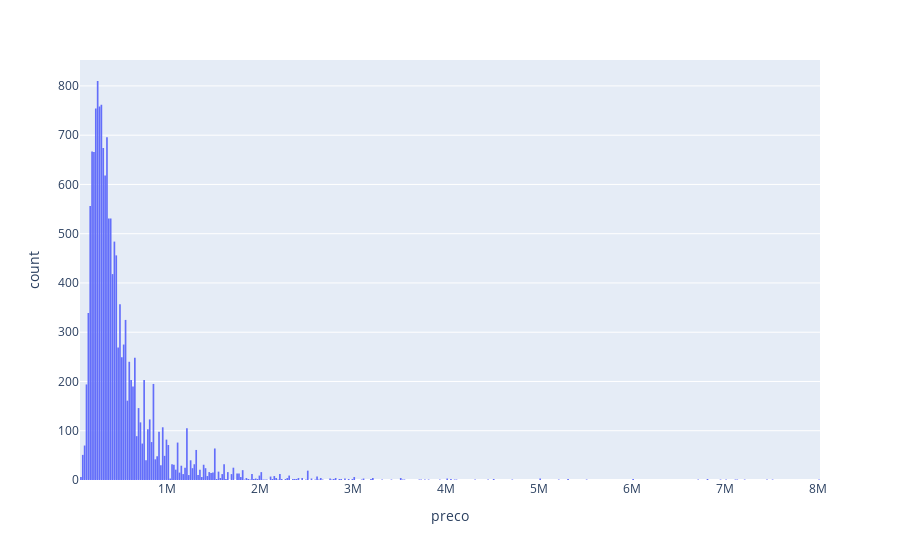

Here is the notebook cell this chart was saved with:
### Code cell
fig = px.histogram(
    base_original,
    x=coluna_analise,
    nbins=400
)

fig.update_layout(bargap=0.1) 
fig.show()

### Figure 1 — Plotly figure (JSON) as saved in the notebook; plotly's stock layout.template omitted (floating-point values rounded to 4 significant figures; data arrays with more than 128 entries replaced by an {"elided": "..."} marker saying what was removed)
{"data": [{"alignmentgroup": "True", "bingroup": "x", "hovertemplate": "preco=%{x}<br>count=%{y}<extra></extra>", "legendgroup": "", "marker": {"color": "#636efa", "pattern": {"shape": ""}}, "name": "", "nbinsx": 400, "offsetgroup": "", "orientation": "v", "showlegend": false, "type": "histogram", "x": {"elided": "15390 int values"}, "xaxis": "x", "yaxis": "y"}], "layout": {"bargap": 0.1, "barmode": "relative", "legend": {"tracegroupgap": 0}, "margin": {"t": 60}, "xaxis": {"anchor": "y", "domain": [0, 1], "title": {"text": "preco"}}, "yaxis": {"anchor": "x", "domain": [0, 1], "title": {"text": "count"}}}}
